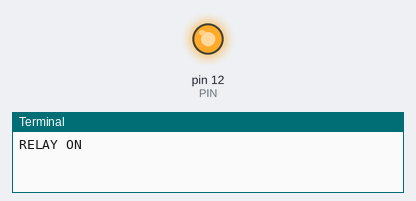
A program run on a simulated Raspberry Pi (header pin numbers). Shown: output pins drawn as LEDs (lit = HIGH), the last lines printed to the terminal.

Above: at 1.5 s.
At 4.5 s:
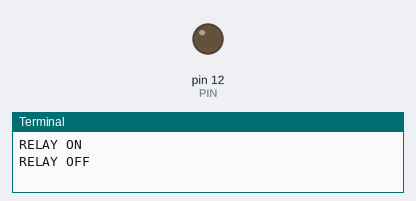
Timing chart, 0 to 7.8 s (numbered marks = the images above):
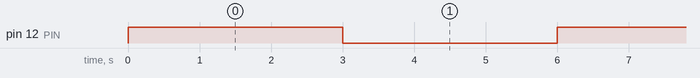

The program:

relay.py
```python
# (licence header left out)
import RPi.GPIO as GPIO
import time

PIN = 12


GPIO.setmode(GPIO.BOARD)
GPIO.setup(PIN, GPIO.OUT)

try:
	while True:
		print("RELAY ON")
		GPIO.output(PIN, GPIO.HIGH)
		time.sleep(3)

		print("RELAY OFF")
		GPIO.output(PIN, GPIO.LOW)
		time.sleep(3)

except KeyboardInterrupt:
	print "Exception: KeyboardInterrupt"

finally:
	GPIO.cleanup()
```

Measured:
- by itself, pin 12 (PIN): alternates HIGH for 3.0 s and LOW for 3.0 s
